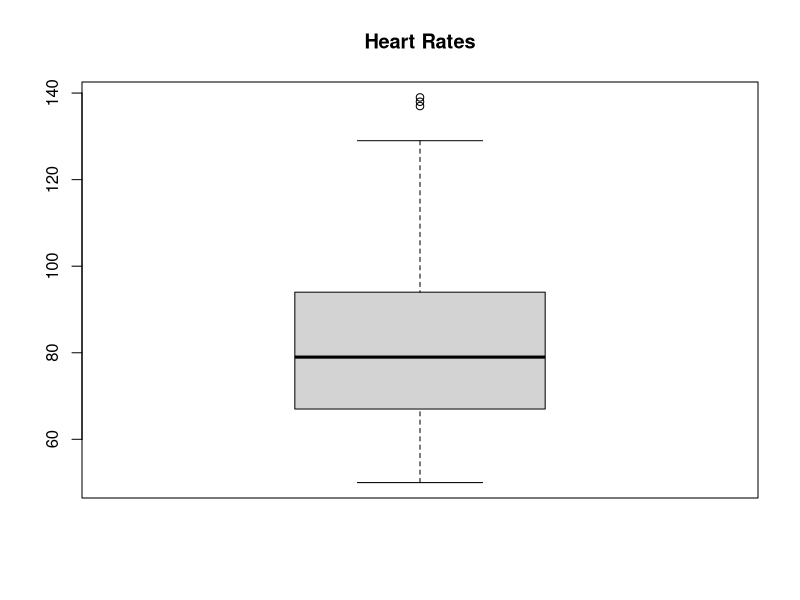
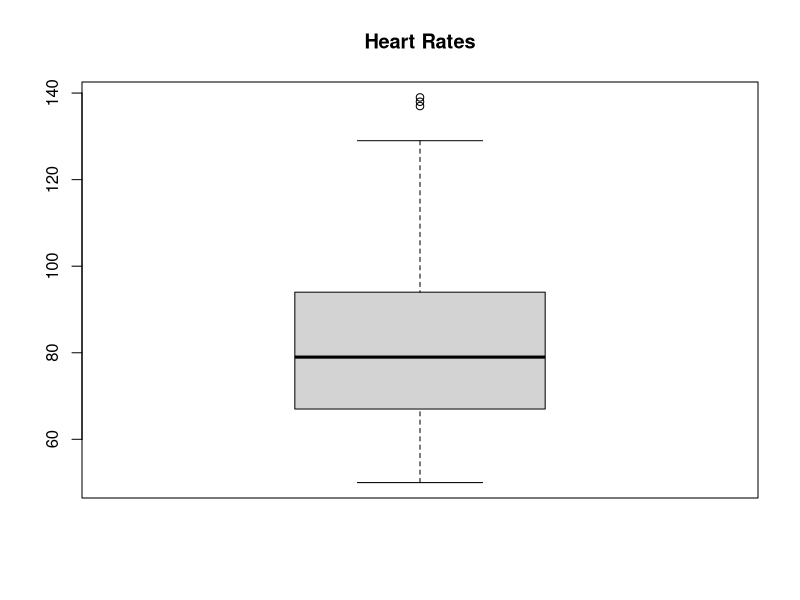

Recreate these plots in R, in order.
heartRates <- c(59, 90, 97, 91, 86, 77, 63, 76, 52, 73, 66, 101, 78, 99, 90, 53, 89, 52, 75, 90, 64, 69, 69, 53, 119, 96, 113, 86, 76, 88, 129, 50, 84, 78, 80, 138, 77, 71, 96, 74, 104, 101, 83, 81, 74, 94, 98, 72, 50, 70, 75, 100, 86, 106, 84, 84, 66, 103, 87, 98, 78, 96, 98, 75, 88, 106, 90, 81, 103, 81, 94, 106, 65, 73, 73, 109, 92, 91, 93, 72, 50, 83, 102, 59, 74, 81, 89, 71, 84, 102, 82, 65, 82, 77, 76, 61, 103, 77, 87, 69, 72, 117, 110, 55, 60, 95, 73, 51, 99, 102, 93, 55, 91, 71, 68, 79, 61, 60, 98, 63, 100, 69, 68, 96, 60, 65, 57, 68, 70, 116, 94, 78, 82, 50, 56, 66, 115, 104, 68, 79, 102, 99, 63, 60, 98, 67, 50, 55, 101, 70, 71, 72, 106, 102, 95, 79, 101, 87, 77, 76, 113, 90, 80, 92, 67, 86, 55, 53, 59, 76, 81, 73, 76, 89, 93, 60, 107, 107, 66, 90, 102, 74, 78, 106, 50, 87, 53, 61, 88, 81, 92, 61, 50, 113, 104, 68, 69, 73, 117, 80, 91, 137, 79, 71, 72, 109, 50, 104, 50, 87, 97, 101, 50, 90, 53, 94, 109, 77, 93, 61, 74, 67, 78, 65, 52, 86, 102, 103, 50, 78, 81, 63, 99, 62, 68, 74, 63, 67, 50, 86, 82, 76, 76, 59, 89, 66, 101, 50, 71, 76, 91, 58, 83, 96, 108, 64, 77, 85, 74, 83, 122, 76, 74, 84, 106, 97, 95, 68, 100, 52, 71, 59, 77, 74, 77, 72, 83, 79, 75, 81, 106, 77, 89, 85, 65, 81, 69, 71, 62, 64, 80, 64, 96, 68, 74, 89, 97, 87, 93, 79, 111, 78, 102, 78, 52, 66, 53, 87, 92, 51, 84, 50, 81, 89, 58, 72, 91, 80, 108, 98, 55, 57, 93, 66, 89, 87, 65, 109, 94, 90, 62, 82, 78, 77, 96, 60, 56, 64, 107, 69, 79, 71, 71, 50, 114, 67, 95, 67, 103, 66, 50, 89, 70, 68, 92, 80, 95, 88, 102, 89, 101, 104, 74, 99, 64, 127, 73, 50, 96, 50, 102, 81, 59, 93, 96, 91, 123, 103, 70, 79, 61, 77, 74, 89, 78, 98, 71, 126, 82, 77, 62, 54, 95, 67, 60, 59, 54, 117, 89, 50, 111, 120, 102, 79, 84, 85, 94, 86, 119, 86, 107, 70, 110, 57, 59, 108, 80, 90, 67, 77, 112, 89, 50, 89, 64, 105, 97, 96, 74, 103, 77, 80, 81, 50, 127, 57, 89, 50, 88, 56, 91, 76, 108, 58, 89, 90, 91, 89, 74, 68, 102, 64, 73, 67, 96, 78, 83, 69, 71, 110, 78, 75, 97, 101, 52, 105, 80, 59, 66, 50, 50, 79, 92, 55, 139, 66, 74, 92, 104, 71, 74, 50, 50, 75, 85, 71, 50, 86, 71, 107, 63, 89, 77, 95, 60, 88, 72, 87, 66, 98)

standardUnits <- scale(heartRates)

summary(standardUnits)

absoluteStandardUnits <- abs(standardUnits)

outliers <- absoluteStandardUnits[absoluteStandardUnits >= 1.96]
length(outliers)


outliers <- absoluteStandardUnits[absoluteStandardUnits >= 3]
length(outliers)

boxplot(heartRates,main="Heart Rates")

outliers <- heartRates[heartRates >= 134.5]
length(outliers)

x <- boxplot(heartRates,main="Heart Rates")
x$out

